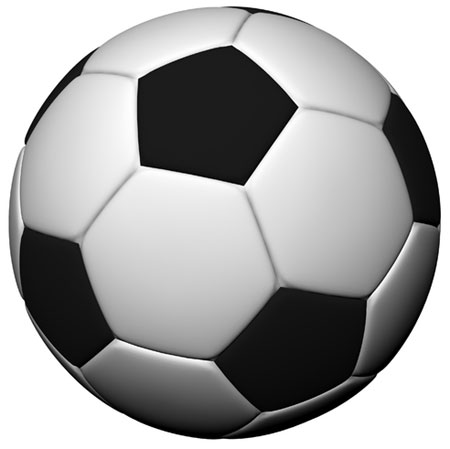
#> input picture image processing basics/ball1.jpg, 450 x 449 px
$ python contours.py   (Python 2 division)   (older library calls are emulated)
#> lines starting #> are read from the running program, lines starting #| are printed output that depends on the picture; after the words box and inside, x2 and y2 are one past the last pixel; in counts of white or black regions, pixels touching at a corner belong together
import cv2
import numpy as np

img = cv2.imread('ball1.jpg',0)
#> img is the input picture: shape (449, 450); min 0, max 255, mean 164.5
ret,thresh = cv2.threshold(img,127,255,0)
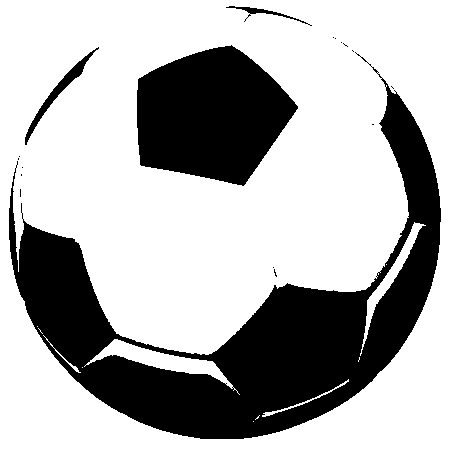
#> thresh: shape (449, 450); 69.1% white; 18 black regions (14 under 20 px)
__, contours,hierarchy = cv2.findContours(thresh, 1, 2)
#> contours = 65 contours, 54 with area under 20; largest, box (x1, y1, x2, y2) and area: (0, 0, 450, 449) 201152, (8, 77, 442, 440) 49315, (136, 44, 299, 187) 16412, (84, 339, 240, 395) 1772, (360, 222, 426, 356) 922

cnt = contours[0]
#> cnt = [[253, 421]]
M = cv2.moments(cnt)
#> M = moments, m00 0
print M
#> (printed output is left out)

$ run again, with image processing basics/pravokutnik.jpg copied over image processing basics/ball1.jpg
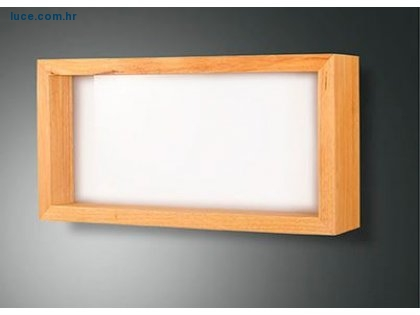
#> input picture image processing basics/pravokutnik.jpg, 420 x 315 px
#> `img = cv2.imread('ball1.jpg',0)`:
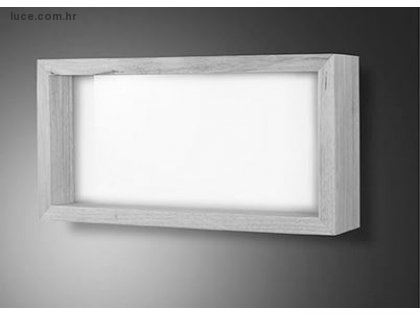
#> img: shape (315, 420); min 20, max 255, mean 157.4
#> `ret,thresh = cv2.threshold(img,127,255,0)`:
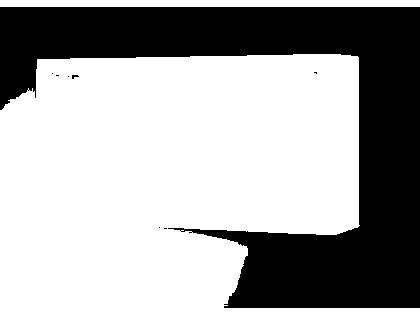
#> thresh: shape (315, 420); 64.4% white; 8 black regions (7 under 20 px)
#> contours = 11 contours, 8 with area under 20; largest, box (x1, y1, x2, y2) and area: (0, 54, 420, 315) 81461, (0, 0, 420, 7) 2514, (71, 74, 80, 80) 26
#> cnt = [[188, 232], [189, 231], [191, 231], [192, 232], [191, 233], [189, 233]]
#> M = moments, m00 6, centre m10/m00, m01/m00 = (190, 232)
#> (printed output is left out)
